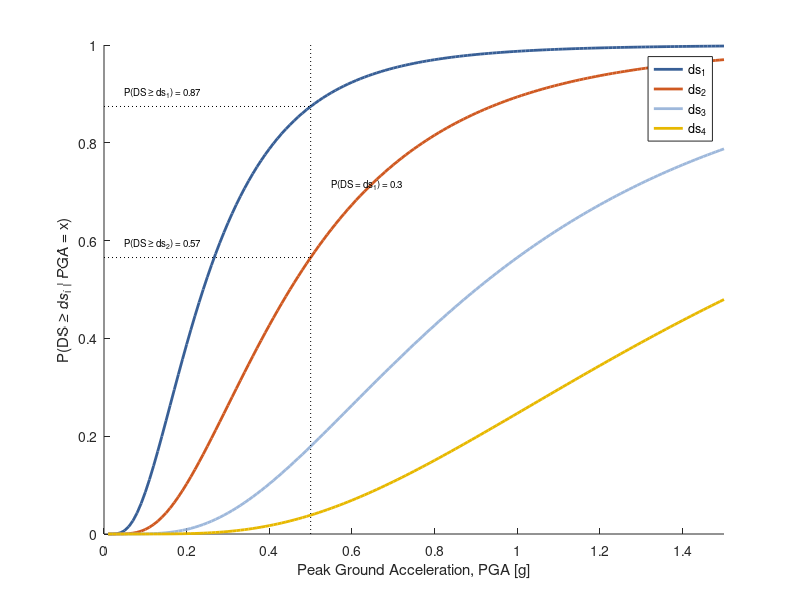

Write the MATLAB code that produced this figure. (Note: this script raises an error after producing the figure.)
% Use HAZUS fragility parameters to plot example fragility functions
% Jack Baker
% modified 1/7/2021 to allow optional color figures

% 
% INPUT VARIABLES:
%
%   analysisCase.codeLevel      % flag for code level:
%                                   1 --> High Code
%                                   2 --> Moderate Code
%                                   3 --> Low Code
%                                   4 --> Pre-Code
%
%   analysisCase.buildingType 	% 2- or 3-letter code for construction type. Allowable options:
%                                     W1 	Wood, Light Frame (< 5,000 sq. ft.) 
%                                     W2 	Wood, Commercial and Industrial (> 5,000 sq. ft.)
%                                     S1L 	Steel Moment Frame 
%                                     S1M 	Steel Moment Frame 
%                                     S1H 	Steel Moment Frame 
%                                     S2L 	Steel Braced Frame 
%                                     S2M 	Steel Braced Frame 
%                                     S2H 	Steel Braced Frame 
%                                     S3 	Steel Light Frame 
%                                     S4L 	Steel Frame with Cast?in?Place Concrete Shear Walls 
%                                     S4M 	Steel Frame with Cast?in?Place Concrete Shear Walls 
%                                     S4H 	Steel Frame with Cast?in?Place Concrete Shear Walls 
%                                     S5L 	Steel Frame with Unreinforced Masonry Infill Walls 
%                                     S5M 	Steel Frame with Unreinforced Masonry Infill Walls 
%                                     S5H 	Steel Frame with Unreinforced Masonry Infill Walls 
%                                     C1L 	Concrete Moment Frame 
%                                     C1M 	Concrete Moment Frame 
%                                     C1H 	Concrete Moment Frame 
%                                     C2L 	Concrete Shear Walls 
%                                     C2M 	Concrete Shear Walls 
%                                     C2H 	Concrete Shear Walls 
%                                     C3L 	Concrete Frame with Unreinforced Masonry Infill Walls 
%                                     C3M 	Concrete Frame with Unreinforced Masonry Infill Walls 
%                                     C3H 	Concrete Frame with Unreinforced Masonry Infill Walls 
%                                     PC1 	Precast Concrete Tilt?Up Walls 
%                                     PC2L 	Precast Concrete Frames with Concrete Shear Walls 
%                                     PC2M 	Precast Concrete Frames with Concrete Shear Walls 
%                                     PC2H 	Precast Concrete Frames with Concrete Shear Walls 
%                                     RM1L 	Reinforced Masonry Bearing Walls with Wood or Metal Deck Diaphragms 
%                                     RM1M 	Reinforced Masonry Bearing Walls with Wood or Metal Deck Diaphragms 
%                                     RM2L 	Reinforced Masonry Bearing Walls with Precast Concrete Diaphragms 
%                                     RM2M 	Reinforced Masonry Bearing Walls with Precast Concrete Diaphragms 
%                                     RM2H 	Reinforced Masonry Bearing Walls with Precast Concrete Diaphragms 
%                                     URML 	Unreinforced Masonry Bearing Walls 
%                                     URMM 	Unreinforced Masonry Bearing Walls 
%                                     MH 	Mobile Homes 
%
%   analysisCase.occType  	% 4- or 5-letter code for construction type. Allowable options:
%                                     RES1	Single Family Dwelling
%                                     RES2	Mobile Home
%                                     RES3	Multi Family Dwelling
%                                     RES4	Temporary Lodging
%                                     RES5	Institutional Dormitory
%                                     RES6	Nursing Home
%                                     COM1	Retail Trade
%                                     COM2	Wholesale Trade
%                                     COM3	Personal and Repair Services
%                                     COM4	Professional/Technical/ Business  Services
%                                     COM5	Banks/Financial Institutions
%                                     COM6	Hospital
%                                     COM7	Medical Office/Clinic
%                                     COM8	Entertainment & Recreation
%                                     COM9	Theaters
%                                     COM10	Parking
%                                     IND1	Heavy
%                                     IND2	Light
%                                     IND3	Food/Drugs/Chemicals
%                                     IND4	Metals/Minerals Processing
%                                     IND5	High Technology
%                                     IND6	Construction
%                                     AGR1	Agriculture
%                                     REL1	Church/Membership/Organization
%                                     GOV1	General Services
%                                     GOV2	Emergency Response
%                                     EDU1	Schools/Libraries
%                                     EDU2	Colleges/Universities
%
%   pgaVals                    PGA values for which to compute loss ratios
%

    colorspec{1} = [56 95 150]/255;
    colorspec{2} = [207 89 33]/255;
    colorspec{3} = [158 184 219]/255;
    colorspec{4} = [231 184 0]/255;
    colorspec{5} = [128 0 0]/255;
    
    linespec{1} = '-';
    linespec{2} = '-';
    linespec{3} = '-';
    linespec{4} = '-';
    linespec{5} = '-';
    

% specify a text case (see fn_HAZUS_loss for allowable options)
analysisCase.codeLevel = 1;
analysisCase.buildingType = 'C2L';
analysisCase.occType = 'COM1';
pgaVals = 0.01:0.01:1.5; % PGA values of interest
pgaVals = pgaVals(:); % make sure pgaVals is a column 
pgaEx = 0.5; % example value


load hazusData % load data created by import_HAZUS_data.m

% find index for building type
idxBldg = find(strcmp(analysisCase.buildingType, hazusData.buildingTypeCode));
% find index for occupancy type
idxOcc = find(strcmp(analysisCase.occType, hazusData.occCode));


% get fragility parameters for the given structure type and code level
medianDS = hazusData.medians{analysisCase.codeLevel}(idxBldg,:);
betaDS = hazusData.betas{analysisCase.codeLevel}(idxBldg,:);
assert(~isnan(medianDS(1)), ['Error, this building type and code level is not allowed']) % make sure an appropriate occupancy type was specified

% example numbers
p1 = normcdf(log(pgaEx), log(medianDS(1)), betaDS(1))
p2 = normcdf(log(pgaEx), log(medianDS(2)), betaDS(2))
p1_Equal = p1-p2


figure
hold on
for i = 1:4
    plot(pgaVals, normcdf(log(pgaVals), log(medianDS(i)), betaDS(i)), linespec{i}, 'linewidth', 2, 'color', colorspec{i})
end
plot([pgaEx pgaEx], [0 1], ':k')
plot([0 pgaEx], [p1 p1], ':k')
plot([0 pgaEx], [p2 p2], ':k')
legend('ds_1', 'ds_2', 'ds_3', 'ds_4', 'location', 'Northeast')
xlabel('Peak Ground Acceleration, PGA [g]')
ylabel('P(DS \geq ds_i | PGA = x)')
axis([0 1.5 0 1])

% annotate text results for example cases
text1 = ['P(DS \geq ds_1) = ' num2str(p1,2)];
text2 = ['P(DS \geq ds_2) = ' num2str(p2,2)];
text(.05, p1+0.03,text1,'FontSize',7)
text(.05, p2+0.03,text2,'FontSize',7)
text(.55, p2+0.15,['P(DS = ds_1) = ' num2str(p1_Equal,1)],'FontSize',7)




%%  loss ratios for the given occupancy type
lossStruct  = hazusData.lossStruct(idxOcc,:);
lossAccNS   = hazusData.lossAccNS(idxOcc,:);
lossDriftNS = hazusData.lossDriftNS(idxOcc,:);

% example numbers for text
lossTotal = (lossStruct + lossAccNS + lossDriftNS)/100 % loss ratios given DS

diff(-[1 normcdf(log(pgaEx), log(medianDS), betaDS) 0]) % probabilities of each DS, given PGA


%  calculate loss ratio for all PGAs
[lossRatio] = fn_HAZUS_loss(analysisCase, pgaVals);
lossEx = fn_HAZUS_loss(analysisCase, pgaEx) % value for specific case (without rounding)

% plot loss ratio
figure
% plot(pgaVals, structLossRatio, '--')
% hold on
% plot(pgaVals, nonStructAccLossRatio, ':')
% plot(pgaVals, nonStructDriftLossRatio, '-.')
plot(pgaVals, lossRatio, '-', 'linewidth', 2, 'color', colorspec{1})
hold on
plot([pgaEx pgaEx 0], [0 lossEx lossEx], ':k', 'linewidth', 1)
plot(pgaEx, lossEx, 'ok', 'linewidth', 1)
xlabel('Peak Ground Acceleration, PGA [g]')
ylabel('Mean loss ratio, E[C | PGA]')
text(0.56, 0.12,sprintf('PGA = 0.5 g, \nLoss Ratio = 0.14'),'FontSize',9)




